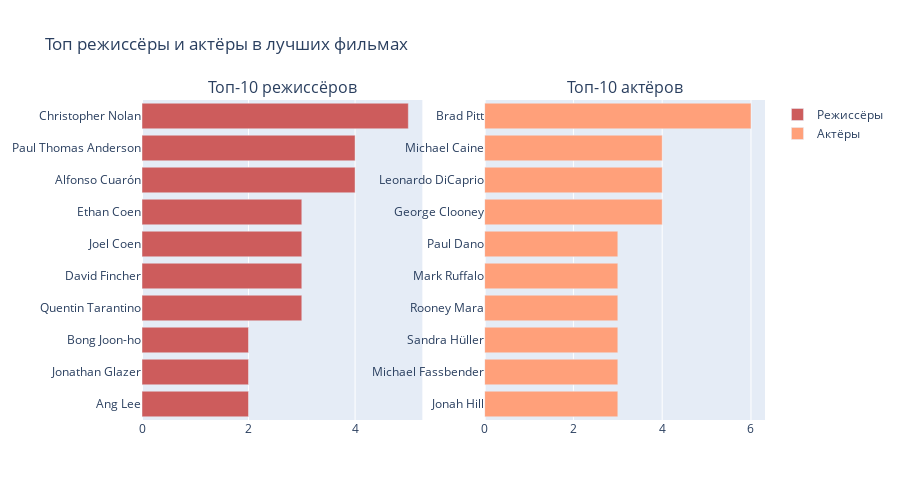

This figure's notebook cell:
### Markdown cell above
## 2. Топ режиссёры и актёры

### Code cell
directors_count = parse_names(df, 'Director')
actors_count = parse_names(df, 'Starring')

top_directors = pd.DataFrame(directors_count.most_common(10), columns=['Name', 'Count'])
top_actors = pd.DataFrame(actors_count.most_common(10), columns=['Name', 'Count'])

# Переворачиваем порядок, чтобы топ был вверху графика
top_directors = top_directors.iloc[::-1].reset_index(drop=True)
top_actors = top_actors.iloc[::-1].reset_index(drop=True)

fig = make_subplots(
    rows=1, cols=2,
    subplot_titles=('Топ-10 режиссёров', 'Топ-10 актёров')
)

fig.add_trace(
    go.Bar(x=top_directors['Count'].tolist(), y=top_directors['Name'].tolist(), orientation='h',
           name='Режиссёры', marker_color='indianred',
           hovertemplate='%{y}: %{x} фильмов<extra></extra>'),
    row=1, col=1
)

fig.add_trace(
    go.Bar(x=top_actors['Count'].tolist(), y=top_actors['Name'].tolist(), orientation='h',
           name='Актёры', marker_color='lightsalmon',
           hovertemplate='%{y}: %{x} фильмов<extra></extra>'),
    row=1, col=2
)

fig.update_layout(height=500, title_text="Топ режиссёры и актёры в лучших фильмах")
fig.show()

### Figure 1 — Plotly figure (JSON) as saved in the notebook; plotly's stock layout.template omitted (floating-point values rounded to 4 significant figures)
{"data": [{"hovertemplate": "%{y}: %{x} фильмов<extra></extra>", "marker": {"color": "indianred"}, "name": "Режиссёры", "orientation": "h", "type": "bar", "x": [2, 2, 2, 3, 3, 3, 3, 4, 4, 5], "xaxis": "x", "y": ["Ang Lee", "Jonathan Glazer", "Bong Joon-ho", "Quentin Tarantino", "David Fincher", "Joel Coen", "Ethan Coen", "Alfonso Cuarón", "Paul Thomas Anderson", "Christopher Nolan"], "yaxis": "y"}, {"hovertemplate": "%{y}: %{x} фильмов<extra></extra>", "marker": {"color": "lightsalmon"}, "name": "Актёры", "orientation": "h", "type": "bar", "x": [3, 3, 3, 3, 3, 3, 4, 4, 4, 6], "xaxis": "x2", "y": ["Jonah Hill", "Michael Fassbender", "Sandra Hüller", "Rooney Mara", "Mark Ruffalo", "Paul Dano", "George Clooney", "Leonardo DiCaprio", "Michael Caine", "Brad Pitt"], "yaxis": "y2"}], "layout": {"annotations": [{"font": {"size": 16}, "showarrow": false, "text": "Топ-10 режиссёров", "x": 0.225, "xanchor": "center", "xref": "paper", "y": 1, "yanchor": "bottom", "yref": "paper"}, {"font": {"size": 16}, "showarrow": false, "text": "Топ-10 актёров", "x": 0.775, "xanchor": "center", "xref": "paper", "y": 1, "yanchor": "bottom", "yref": "paper"}], "height": 500, "title": {"text": "Топ режиссёры и актёры в лучших фильмах"}, "xaxis": {"anchor": "y", "domain": [0, 0.45]}, "xaxis2": {"anchor": "y2", "domain": [0.55, 1]}, "yaxis": {"anchor": "x", "domain": [0, 1]}, "yaxis2": {"anchor": "x2", "domain": [0, 1]}}}
